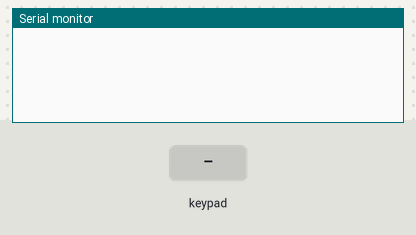
Bench run of a sketch on a simulated Arduino Uno, built with avr-gcc and run on an emulated ATmega328P. On the bench: the last lines printed to the serial monitor. Inputs (shaded band) come from the test bench.

Above: at 1.2 s.
1.3 s: key '1' pressed
At 2.5 s:
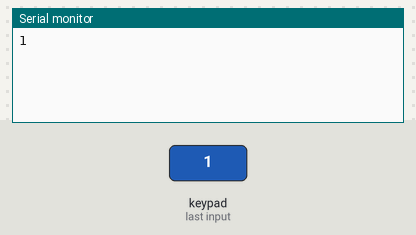
2.8 s: keypad keys 8 7 6 5 4 3 # pressed 0.4 s apart
At 5.8 s:
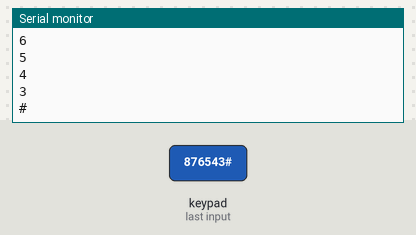
7.1 s: key 'q' pressed
At 8.3 s:
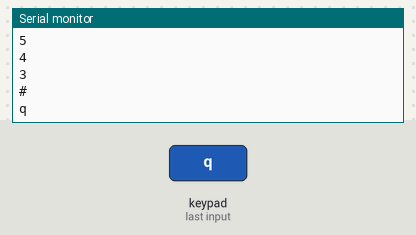
8.6 s: keypad keys 8 7 6 5 4 3 * pressed 0.4 s apart
At 12.3 s:
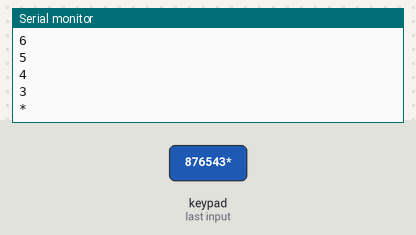
12.9 s: key 'w' pressed
At 14.0 s:
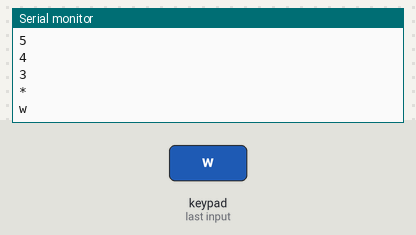
14.4 s: key 'e' pressed
At 14.9 s:
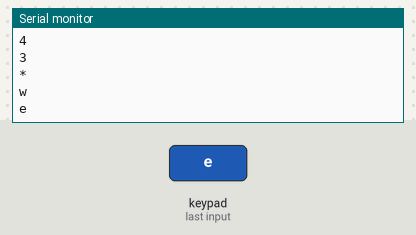
Timing chart, 0 to 16.9 s (numbered marks = the images above; inputs shaded):
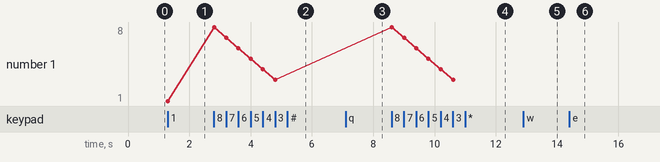

Measured:
- after the input at 1.3 s, the serial monitor: prints a new line at once (image 1)
- after the input at 2.8 s, the serial monitor: prints a new line at once (image 2)
- after the input at 7.1 s, the serial monitor: prints a new line at once (image 3)
- after the input at 8.6 s, the serial monitor: prints a new line at once (image 4)
- after the input at 12.9 s, the serial monitor: prints a new line at once (image 5)
- after the input at 14.4 s, the serial monitor: prints a new line at once (image 6)
- plotted number 1: 1 → 3 after the input at 2.8 s

The sketch:

ArduinoWeavingVoices.ino
```cpp
/*
Weaving Voices keyboard read sketch
*/


#include <Keypad.h>

const byte ROWS = 6; //four rows
const byte COLS = 4; //three columns
char hexaKeys[ROWS][COLS] = {
{'1','2','3','q'},
{'4','5','6','w'},
{'7','8','9','e'},
{'*','0','#','r'},
{'a','s','d','t'},
{'f','g','h','y'}
};


byte rowPins[ROWS] = {8, 7, 6, 5, 4, 3}; //connect to the row pinouts of the kpd
byte colPins[COLS] = {12, 11, 10, 9}; //connect to the column pinouts of the kpd

//initialize an instance of class NewKeypad
Keypad customKeypad = Keypad( makeKeymap(hexaKeys), rowPins, colPins, ROWS, COLS);

void setup(){
  Serial.begin(9600);
}

void loop(){
  char customKey = customKeypad.getKey();

  if (customKey){
    Serial.println(customKey);
  }
}
```
